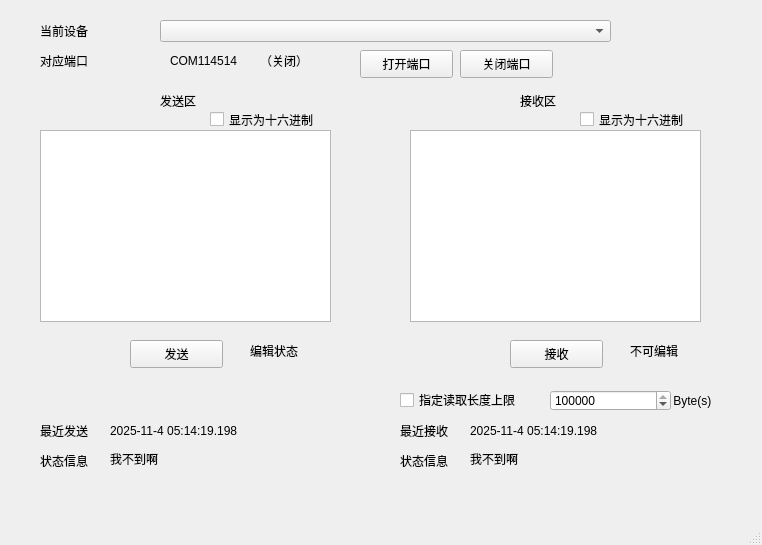
<?xml version="1.0" encoding="UTF-8"?>
<ui version="4.0">
 <class>MainWindow</class>
 <widget class="QMainWindow" name="MainWindow">
  <property name="geometry">
   <rect>
    <x>0</x>
    <y>0</y>
    <width>762</width>
    <height>545</height>
   </rect>
  </property>
  <property name="windowTitle">
   <string>MainWindow</string>
  </property>
  <widget class="QWidget" name="centralwidget">
   <widget class="QLabel" name="label">
    <property name="geometry">
     <rect>
      <x>40</x>
      <y>20</y>
      <width>91</width>
      <height>21</height>
     </rect>
    </property>
    <property name="text">
     <string>当前设备</string>
    </property>
   </widget>
   <widget class="QComboBox" name="comboBox">
    <property name="geometry">
     <rect>
      <x>160</x>
      <y>20</y>
      <width>451</width>
      <height>22</height>
     </rect>
    </property>
    <property name="currentText">
     <string/>
    </property>
   </widget>
   <widget class="QLabel" name="label_2">
    <property name="geometry">
     <rect>
      <x>40</x>
      <y>50</y>
      <width>91</width>
      <height>21</height>
     </rect>
    </property>
    <property name="text">
     <string>对应端口</string>
    </property>
   </widget>
   <widget class="QLabel" name="label_3">
    <property name="geometry">
     <rect>
      <x>170</x>
      <y>50</y>
      <width>91</width>
      <height>21</height>
     </rect>
    </property>
    <property name="text">
     <string>COM114514</string>
    </property>
   </widget>
   <widget class="QTextBrowser" name="textBrowser">
    <property name="geometry">
     <rect>
      <x>40</x>
      <y>130</y>
      <width>291</width>
      <height>192</height>
     </rect>
    </property>
   </widget>
   <widget class="QTextBrowser" name="textBrowser_2">
    <property name="geometry">
     <rect>
      <x>410</x>
      <y>130</y>
      <width>291</width>
      <height>192</height>
     </rect>
    </property>
   </widget>
   <widget class="QLabel" name="label_4">
    <property name="geometry">
     <rect>
      <x>520</x>
      <y>90</y>
      <width>91</width>
      <height>21</height>
     </rect>
    </property>
    <property name="text">
     <string>接收区</string>
    </property>
   </widget>
   <widget class="QLabel" name="label_5">
    <property name="geometry">
     <rect>
      <x>160</x>
      <y>90</y>
      <width>91</width>
      <height>21</height>
     </rect>
    </property>
    <property name="text">
     <string>发送区</string>
    </property>
   </widget>
   <widget class="QPushButton" name="pushButton">
    <property name="geometry">
     <rect>
      <x>130</x>
      <y>340</y>
      <width>93</width>
      <height>28</height>
     </rect>
    </property>
    <property name="text">
     <string>发送</string>
    </property>
   </widget>
   <widget class="QPushButton" name="pushButton_2">
    <property name="geometry">
     <rect>
      <x>510</x>
      <y>340</y>
      <width>93</width>
      <height>28</height>
     </rect>
    </property>
    <property name="text">
     <string>接收</string>
    </property>
   </widget>
   <widget class="QLabel" name="label_6">
    <property name="geometry">
     <rect>
      <x>40</x>
      <y>420</y>
      <width>91</width>
      <height>21</height>
     </rect>
    </property>
    <property name="text">
     <string>最近发送</string>
    </property>
   </widget>
   <widget class="QLabel" name="label_7">
    <property name="geometry">
     <rect>
      <x>110</x>
      <y>420</y>
      <width>231</width>
      <height>21</height>
     </rect>
    </property>
    <property name="text">
     <string>2025-11-4 05:14:19.198</string>
    </property>
   </widget>
   <widget class="QLabel" name="label_8">
    <property name="geometry">
     <rect>
      <x>400</x>
      <y>420</y>
      <width>91</width>
      <height>21</height>
     </rect>
    </property>
    <property name="text">
     <string>最近接收</string>
    </property>
   </widget>
   <widget class="QLabel" name="label_9">
    <property name="geometry">
     <rect>
      <x>470</x>
      <y>420</y>
      <width>231</width>
      <height>21</height>
     </rect>
    </property>
    <property name="text">
     <string>2025-11-4 05:14:19.198</string>
    </property>
   </widget>
   <widget class="QLabel" name="label_10">
    <property name="geometry">
     <rect>
      <x>110</x>
      <y>450</y>
      <width>231</width>
      <height>51</height>
     </rect>
    </property>
    <property name="text">
     <string>我不到啊</string>
    </property>
    <property name="alignment">
     <set>Qt::AlignLeading|Qt::AlignLeft|Qt::AlignTop</set>
    </property>
    <property name="wordWrap">
     <bool>true</bool>
    </property>
   </widget>
   <widget class="QLabel" name="label_11">
    <property name="geometry">
     <rect>
      <x>40</x>
      <y>450</y>
      <width>91</width>
      <height>21</height>
     </rect>
    </property>
    <property name="text">
     <string>状态信息</string>
    </property>
   </widget>
   <widget class="QLabel" name="label_12">
    <property name="geometry">
     <rect>
      <x>470</x>
      <y>450</y>
      <width>231</width>
      <height>51</height>
     </rect>
    </property>
    <property name="text">
     <string>我不到啊</string>
    </property>
    <property name="alignment">
     <set>Qt::AlignLeading|Qt::AlignLeft|Qt::AlignTop</set>
    </property>
    <property name="wordWrap">
     <bool>true</bool>
    </property>
   </widget>
   <widget class="QLabel" name="label_13">
    <property name="geometry">
     <rect>
      <x>400</x>
      <y>450</y>
      <width>91</width>
      <height>21</height>
     </rect>
    </property>
    <property name="text">
     <string>状态信息</string>
    </property>
   </widget>
   <widget class="QLabel" name="label_14">
    <property name="geometry">
     <rect>
      <x>630</x>
      <y>340</y>
      <width>91</width>
      <height>21</height>
     </rect>
    </property>
    <property name="text">
     <string>不可编辑</string>
    </property>
   </widget>
   <widget class="QLabel" name="label_15">
    <property name="geometry">
     <rect>
      <x>250</x>
      <y>340</y>
      <width>91</width>
      <height>21</height>
     </rect>
    </property>
    <property name="text">
     <string>编辑状态</string>
    </property>
   </widget>
   <widget class="QCheckBox" name="checkBox">
    <property name="geometry">
     <rect>
      <x>210</x>
      <y>110</y>
      <width>151</width>
      <height>19</height>
     </rect>
    </property>
    <property name="text">
     <string>显示为十六进制</string>
    </property>
   </widget>
   <widget class="QCheckBox" name="checkBox_2">
    <property name="geometry">
     <rect>
      <x>580</x>
      <y>110</y>
      <width>151</width>
      <height>19</height>
     </rect>
    </property>
    <property name="text">
     <string>显示为十六进制</string>
    </property>
   </widget>
   <widget class="QSpinBox" name="spinBox">
    <property name="geometry">
     <rect>
      <x>550</x>
      <y>390</y>
      <width>121</width>
      <height>21</height>
     </rect>
    </property>
    <property name="minimum">
     <number>1</number>
    </property>
    <property name="maximum">
     <number>2147483647</number>
    </property>
    <property name="value">
     <number>1048576</number>
    </property>
   </widget>
   <widget class="QCheckBox" name="checkBox_3">
    <property name="geometry">
     <rect>
      <x>400</x>
      <y>390</y>
      <width>151</width>
      <height>20</height>
     </rect>
    </property>
    <property name="text">
     <string>指定读取长度上限</string>
    </property>
   </widget>
   <widget class="QLabel" name="label_16">
    <property name="geometry">
     <rect>
      <x>670</x>
      <y>390</y>
      <width>91</width>
      <height>21</height>
     </rect>
    </property>
    <property name="text">
     <string> Byte(s)</string>
    </property>
   </widget>
   <widget class="QPushButton" name="pushButton_3">
    <property name="geometry">
     <rect>
      <x>360</x>
      <y>50</y>
      <width>93</width>
      <height>28</height>
     </rect>
    </property>
    <property name="text">
     <string>打开端口</string>
    </property>
   </widget>
   <widget class="QPushButton" name="pushButton_4">
    <property name="geometry">
     <rect>
      <x>460</x>
      <y>50</y>
      <width>93</width>
      <height>28</height>
     </rect>
    </property>
    <property name="text">
     <string>关闭端口</string>
    </property>
   </widget>
   <widget class="QLabel" name="label_17">
    <property name="geometry">
     <rect>
      <x>260</x>
      <y>50</y>
      <width>91</width>
      <height>21</height>
     </rect>
    </property>
    <property name="text">
     <string>（关闭）</string>
    </property>
   </widget>
  </widget>
  <widget class="QMenuBar" name="menubar">
   <property name="geometry">
    <rect>
     <x>0</x>
     <y>0</y>
     <width>762</width>
     <height>26</height>
    </rect>
   </property>
  </widget>
  <widget class="QStatusBar" name="statusbar"/>
 </widget>
 <resources/>
 <connections/>
</ui>
